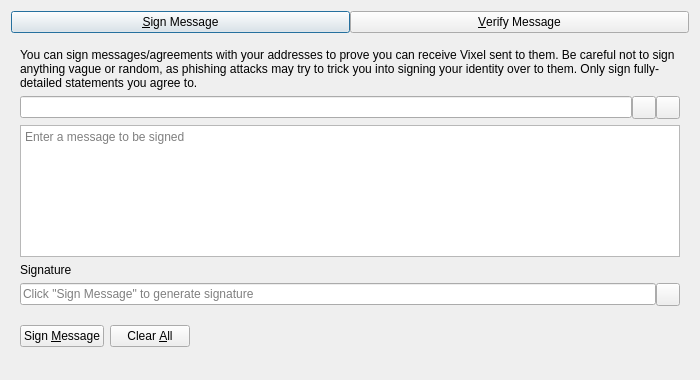
<?xml version="1.0" encoding="UTF-8"?>
<ui version="4.0">
 <class>SignVerifyMessageDialog</class>
 <widget class="QDialog" name="SignVerifyMessageDialog">
  <property name="geometry">
   <rect>
    <x>0</x>
    <y>0</y>
    <width>700</width>
    <height>380</height>
   </rect>
  </property>
  <property name="windowTitle">
   <string>Signatures - Sign / Verify a Message</string>
  </property>
  <property name="modal">
   <bool>true</bool>
  </property>
  <layout class="QVBoxLayout" name="verticalLayout">
   <item>
    <layout class="QHBoxLayout" name="horizontalLayout_Buttons_2">
     <property name="spacing">
      <number>0</number>
     </property>
     <property name="topMargin">
      <number>0</number>
     </property>
     <item>
      <widget class="QPushButton" name="btnSignMessage">
       <property name="text">
        <string>&amp;Sign Message</string>
       </property>
       <property name="checkable">
        <bool>true</bool>
       </property>
      </widget>
     </item>
     <item>
      <widget class="QPushButton" name="btnVerifyMessage">
       <property name="text">
        <string>&amp;Verify Message</string>
       </property>
       <property name="checkable">
        <bool>true</bool>
       </property>
      </widget>
     </item>
    </layout>
   </item>
   <item>
    <widget class="QStackedWidget" name="stackedWidgetSig">
     <property name="minimumSize">
      <size>
       <width>0</width>
       <height>0</height>
      </size>
     </property>
     <property name="currentIndex">
      <number>0</number>
     </property>
     <widget class="QWidget" name="pageSignMessage">
      <layout class="QVBoxLayout" name="verticalLayout_SM">
       <item>
        <widget class="QLabel" name="infoLabel_SM">
         <property name="text">
          <string>You can sign messages/agreements with your addresses to prove you can receive Vixel sent to them. Be careful not to sign anything vague or random, as phishing attacks may try to trick you into signing your identity over to them. Only sign fully-detailed statements you agree to.</string>
         </property>
         <property name="textFormat">
          <enum>Qt::PlainText</enum>
         </property>
         <property name="wordWrap">
          <bool>true</bool>
         </property>
        </widget>
       </item>
       <item>
        <layout class="QHBoxLayout" name="horizontalLayout_1_SM">
         <property name="spacing">
          <number>0</number>
         </property>
         <item>
          <widget class="QValidatedLineEdit" name="addressIn_SM">
           <property name="toolTip">
            <string>The Vixel address to sign the message with</string>
           </property>
          </widget>
         </item>
         <item>
          <widget class="QToolButton" name="addressBookButton_SM">
           <property name="toolTip">
            <string>Choose previously used address</string>
           </property>
           <property name="text">
            <string/>
           </property>
           <property name="shortcut">
            <string>Alt+A</string>
           </property>
          </widget>
         </item>
         <item>
          <widget class="QToolButton" name="pasteButton_SM">
           <property name="toolTip">
            <string>Paste address from clipboard</string>
           </property>
           <property name="text">
            <string/>
           </property>
           <property name="shortcut">
            <string>Alt+P</string>
           </property>
          </widget>
         </item>
        </layout>
       </item>
       <item>
        <widget class="QPlainTextEdit" name="messageIn_SM">
         <property name="toolTip">
          <string>Enter the message you want to sign here</string>
         </property>
         <property name="placeholderText">
          <string>Enter a message to be signed</string>
         </property>
        </widget>
       </item>
       <item>
        <widget class="QLabel" name="signatureLabel_SM">
         <property name="text">
          <string>Signature</string>
         </property>
         <property name="textFormat">
          <enum>Qt::PlainText</enum>
         </property>
        </widget>
       </item>
       <item>
        <layout class="QHBoxLayout" name="horizontalLayout_2_SM">
         <property name="spacing">
          <number>0</number>
         </property>
         <item>
          <widget class="QLineEdit" name="signatureOut_SM">
           <property name="placeholderText">
            <string>Click "Sign Message" to generate signature</string>
           </property>
           <property name="readOnly">
            <bool>true</bool>
           </property>
          </widget>
         </item>
         <item>
          <widget class="QToolButton" name="copySignatureButton_SM">
           <property name="toolTip">
            <string>Copy the current signature to the system clipboard</string>
           </property>
           <property name="text">
            <string/>
           </property>
          </widget>
         </item>
        </layout>
       </item>
       <item>
        <layout class="QHBoxLayout" name="horizontalLayout_3_SM">
         <item>
          <widget class="QPushButton" name="signMessageButton_SM">
           <property name="toolTip">
            <string>Sign the message to prove you own this Vixel address</string>
           </property>
           <property name="text">
            <string>Sign &amp;Message</string>
           </property>
           <property name="autoDefault">
            <bool>false</bool>
           </property>
          </widget>
         </item>
         <item>
          <widget class="QPushButton" name="clearButton_SM">
           <property name="toolTip">
            <string>Reset all sign message fields</string>
           </property>
           <property name="text">
            <string>Clear &amp;All</string>
           </property>
           <property name="autoDefault">
            <bool>false</bool>
           </property>
          </widget>
         </item>
         <item>
          <spacer name="horizontalSpacer_1_SM">
           <property name="orientation">
            <enum>Qt::Horizontal</enum>
           </property>
           <property name="sizeHint" stdset="0">
            <size>
             <width>40</width>
             <height>48</height>
            </size>
           </property>
          </spacer>
         </item>
         <item>
          <widget class="QLabel" name="statusLabel_SM">
           <property name="text">
            <string/>
           </property>
           <property name="wordWrap">
            <bool>true</bool>
           </property>
          </widget>
         </item>
         <item>
          <spacer name="horizontalSpacer_2_SM">
           <property name="orientation">
            <enum>Qt::Horizontal</enum>
           </property>
           <property name="sizeHint" stdset="0">
            <size>
             <width>40</width>
             <height>48</height>
            </size>
           </property>
          </spacer>
         </item>
        </layout>
       </item>
      </layout>
     </widget>
     <widget class="QWidget" name="pageVerifyMessage">
      <layout class="QVBoxLayout" name="verticalLayout_VM">
       <item>
        <widget class="QLabel" name="infoLabel_VM">
         <property name="text">
          <string>Enter the receiver's address, message (ensure you copy line breaks, spaces, tabs, etc. exactly) and signature below to verify the message. Be careful not to read more into the signature than what is in the signed message itself, to avoid being tricked by a man-in-the-middle attack. Note that this only proves the signing party receives with the address, it cannot prove sendership of any transaction!</string>
         </property>
         <property name="textFormat">
          <enum>Qt::PlainText</enum>
         </property>
         <property name="alignment">
          <set>Qt::AlignLeading|Qt::AlignLeft|Qt::AlignTop</set>
         </property>
         <property name="wordWrap">
          <bool>true</bool>
         </property>
        </widget>
       </item>
       <item>
        <layout class="QHBoxLayout" name="horizontalLayout_1_VM">
         <property name="spacing">
          <number>0</number>
         </property>
         <item>
          <widget class="QValidatedLineEdit" name="addressIn_VM">
           <property name="toolTip">
            <string>The Vixel address the message was signed with</string>
           </property>
          </widget>
         </item>
         <item>
          <widget class="QToolButton" name="addressBookButton_VM">
           <property name="toolTip">
            <string>Choose previously used address</string>
           </property>
           <property name="text">
            <string/>
           </property>
           <property name="shortcut">
            <string>Alt+A</string>
           </property>
          </widget>
         </item>
        </layout>
       </item>
       <item>
        <widget class="QPlainTextEdit" name="messageIn_VM">
          <property name="toolTip">
            <string>The signed message to verify</string>
          </property>
          <property name="placeholderText">
            <string>Enter a message to be verified</string>
          </property>
        </widget>
       </item>
       <item>
        <widget class="QValidatedLineEdit" name="signatureIn_VM">
          <property name="toolTip">
            <string>The signature given when the message was signed</string>
          </property>
          <property name="placeholderText">
            <string>Enter a signature for the message to be verified</string>
          </property>
        </widget>
       </item>
       <item>
        <layout class="QHBoxLayout" name="horizontalLayout_2_VM">
         <item>
          <widget class="QPushButton" name="verifyMessageButton_VM">
           <property name="toolTip">
            <string>Verify the message to ensure it was signed with the specified Vixel address</string>
           </property>
           <property name="text">
            <string>Verify &amp;Message</string>
           </property>
           <property name="autoDefault">
            <bool>false</bool>
           </property>
          </widget>
         </item>
         <item>
          <widget class="QPushButton" name="clearButton_VM">
           <property name="toolTip">
            <string>Reset all verify message fields</string>
           </property>
           <property name="text">
            <string>Clear &amp;All</string>
           </property>
           <property name="autoDefault">
            <bool>false</bool>
           </property>
          </widget>
         </item>
         <item>
          <spacer name="horizontalSpacer_1_VM">
           <property name="orientation">
            <enum>Qt::Horizontal</enum>
           </property>
           <property name="sizeHint" stdset="0">
            <size>
             <width>40</width>
             <height>48</height>
            </size>
           </property>
          </spacer>
         </item>
         <item>
          <widget class="QLabel" name="statusLabel_VM">
           <property name="text">
            <string/>
           </property>
           <property name="wordWrap">
            <bool>true</bool>
           </property>
          </widget>
         </item>
         <item>
          <spacer name="horizontalSpacer_2_VM">
           <property name="orientation">
            <enum>Qt::Horizontal</enum>
           </property>
           <property name="sizeHint" stdset="0">
            <size>
             <width>40</width>
             <height>48</height>
            </size>
           </property>
          </spacer>
         </item>
        </layout>
       </item>
      </layout>
     </widget>
    </widget>
   </item>
  </layout>
 </widget>
 <customwidgets>
  <customwidget>
   <class>QValidatedLineEdit</class>
   <extends>QLineEdit</extends>
   <header>qt/qvalidatedlineedit.h</header>
  </customwidget>
 </customwidgets>
 <resources>
  <include location="../vixel.qrc"/>
 </resources>
 <connections/>
</ui>
